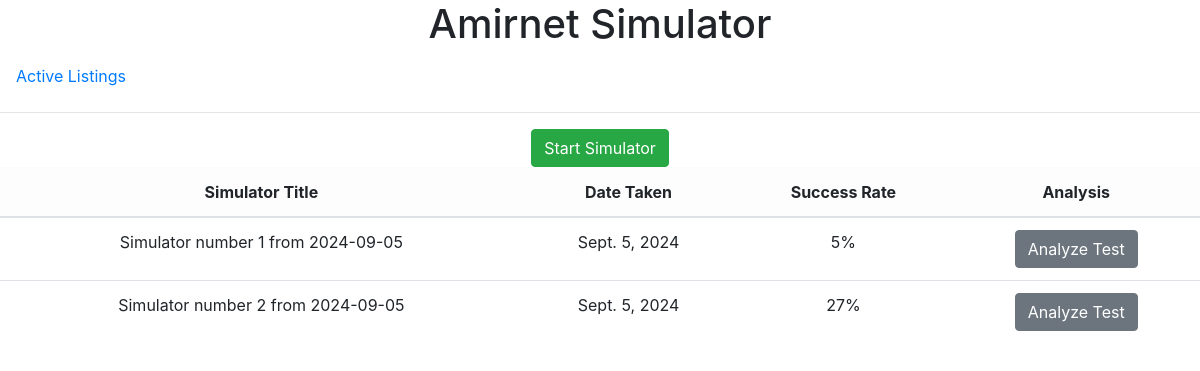
/ (signed in), run on the app's committed database.
### Simulator/models.py (models this page shows, shortened)
class StudentSimulator(models.Model):
    student = models.ForeignKey(User,on_delete=models.CASCADE,related_name='simulators')
    simulator_number = models.PositiveIntegerField()
    date_taken = models.DateField(auto_now_add=True)
    def __str__(self) -> str:
        return f"Simulator number {self.simulator_number} from {self.date_taken}"
    def get_success_rate(self):
        all_questions = list(StudentAnswers.objects.filter(simulator = self).all())
        correct_questions = []
        for q in all_questions:
            if q.is_correct():
                correct_questions.append(q)
        return f"{math.ceil(len(correct_questions)*100 / len(all_questions))}%"

class StudentAnswers(models.Model):
    student = models.ForeignKey(User, on_delete=models.CASCADE, related_name='answers')
    simulator = models.ForeignKey(StudentSimulator, on_delete=models.CASCADE, related_name='questions')
    question = models.ForeignKey(Question, on_delete=models.CASCADE, related_name='answered_questions')
    answer_number = models.IntegerField(choices=[
        (0,'0'),(1,'1'),(2,'2'),(3,'3'),(4,'4')
    ])
    def is_correct(self):
        return self.answer_number == self.question.correct_answer
    class Meta:
        ordering = ['student','question']

class Question(models.Model):
    chapter = models.ForeignKey(Chapter, on_delete=models.CASCADE, related_name='related_questions')
    order = models.IntegerField()
    desc = models.CharField(max_length=255)
    correct_answer = models.IntegerField()
    class Meta:
        unique_together = ('chapter','order')
        ordering = ['chapter','order']

### Simulator/views.py (the view)
# urls.py: path("", views.index, name="index"),
@login_required(login_url='login')
def index(request):
    user = request.user
    simulators = StudentSimulator.objects.filter(student = user).all()
    return render(request,'Simulator/index.html',{
        'simulators' : simulators
    })

### Simulator/templates/Simulator/index.html (shortened to what this page needs)
{% extends "Simulator/layout.html" %}
{% block body %}
<a class="btn btn-success" href ="{% url 'simulator'%}">Start Simulator</a>
{% if simulators %}
<div>
    <table class="table table-border">
        <thead class="table-light">
            <tr><th>Simulator Title</th><th>Date Taken</th><th>Success Rate</th><th>Analysis</th></tr>
        </thead>
        <tbody>
            {% for simulator in simulators %}
            <tr>
                <td>{{simulator}}</td>
                <td>{{simulator.date_taken}}</td>
                <td>{{simulator.get_success_rate}}</td>
                <form method="post" action="{% url 'analyze_simulator' %}">
                    <td><button type="submit" class="btn btn-secondary">Analyze Test</button></td>
                </form>
            </tr>
            {% endfor %}
        </tbody>
    </table>
</div>
{% endif %}
{% endblock %}

### Simulator/static/Simulator/styles.css (style rules this page uses)
body { text-align: center; }
div { text-align: center; }

### data on the page
StudentSimulator: simulator_number+date_taken "Simulator number 1 from 2024-09-05", date_taken "Sept. 5, 2024", get_success_rate "5%"
StudentSimulator: simulator_number+date_taken "Simulator number 2 from 2024-09-05", date_taken "Sept. 5, 2024", get_success_rate "27%"
